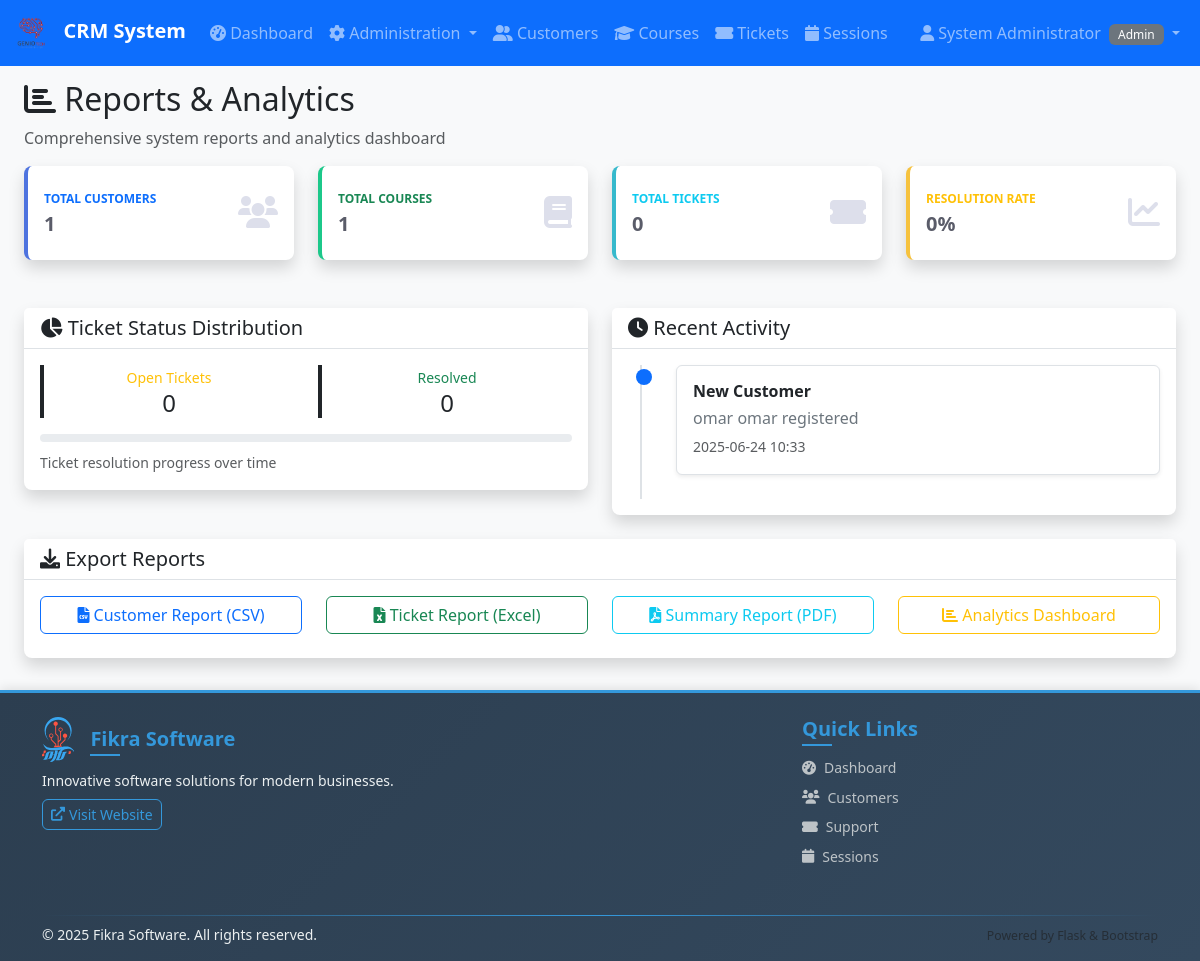
/admin/reports (signed in), run on an earlier commit of the app's database.
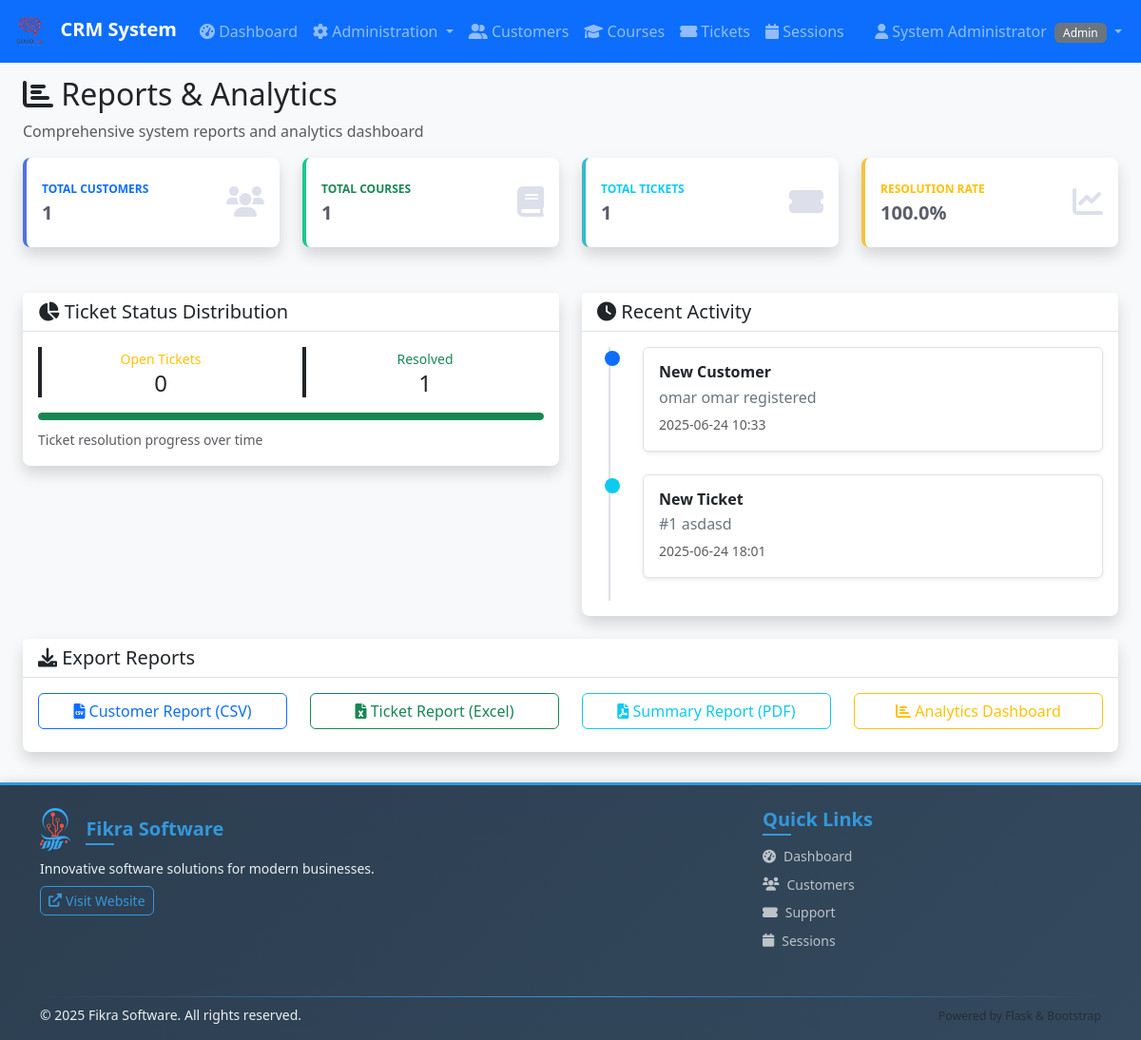
And on a later commit of the database.
### app.py (models this page shows)
class Customer(db.Model):
    id = db.Column(db.Integer, primary_key=True)
    first_name = db.Column(db.String(50), nullable=False)
    last_name = db.Column(db.String(50), nullable=False)
    email = db.Column(db.String(120), unique=True, nullable=False)
    phone = db.Column(db.String(20))
    status = db.Column(db.String(20), default='active')  # active, inactive, needs_follow_up, no_show
    assigned_instructor_id = db.Column(db.Integer, db.ForeignKey('user.id'))
    created_at = db.Column(db.DateTime, default=datetime.utcnow)
    initial_notes = db.Column(db.Text)
    assigned_instructor = db.relationship('User', backref='assigned_customers')

class Ticket(db.Model):
    id = db.Column(db.Integer, primary_key=True)
    title = db.Column(db.String(100), nullable=False)
    description = db.Column(db.Text, nullable=False)
    customer_id = db.Column(db.Integer, db.ForeignKey('customer.id'), nullable=False)
    assigned_to_id = db.Column(db.Integer, db.ForeignKey('user.id'))
    status = db.Column(db.String(20), default='open')  # open, in_progress, resolved, closed
    priority = db.Column(db.String(10), default='medium')  # low, medium, high, urgent
    created_at = db.Column(db.DateTime, default=datetime.utcnow)
    resolved_at = db.Column(db.DateTime)
    resolution_notes = db.Column(db.Text)
    customer = db.relationship('Customer', backref='tickets')
    assigned_to = db.relationship('User', backref='assigned_tickets')

### app.py (the view)
@app.route('/admin/reports')
@admin_required
def admin_reports():
    total_customers = Customer.query.count()
    total_courses = GeneralCourse.query.count()
    total_tickets = Ticket.query.count()
    open_tickets = Ticket.query.filter_by(status='open').count()
    resolved_tickets = Ticket.query.filter_by(status='resolved').count()
    recent_customers = Customer.query.order_by(Customer.created_at.desc()).limit(5).all()
    recent_tickets = Ticket.query.order_by(Ticket.created_at.desc()).limit(5).all()
    stats = {
        'total_customers': total_customers,
        'total_courses': total_courses,
        'total_tickets': total_tickets,
        'open_tickets': open_tickets,
        'resolved_tickets': resolved_tickets
    }
    return render_template('admin/reports.html', stats=stats,
                         recent_customers=recent_customers, recent_tickets=recent_tickets)

### app.py (called while the page is built)
@login_manager.user_loader
def load_user(user_id):
    return User.query.get(int(user_id))

def admin_required(f):
    @wraps(f)
    def decorated_function(*args, **kwargs):
        if not current_user.is_authenticated or current_user.role != 'admin':
            flash('Admin access required.', 'error')
            return redirect(url_for('dashboard'))
        return f(*args, **kwargs)
    return decorated_function

### templates/admin/reports.html (shortened to what the changed rows need)
{% extends "base.html" %}
{% block content %}
<div class="container-fluid">
    <div class="row">
        <div class="col-12">
            <h2><i class="fas fa-chart-bar"></i> Reports & Analytics</h2>
        </div>
    </div>
    <div class="row mb-4">
        <div class="col-xl-3 col-md-6 mb-4">
            <div class="card border-left-info shadow h-100 py-2">
                <div class="card-body">
                    <div class="row no-gutters align-items-center">
                        <div class="col mr-2">
                            <div class="text-xs font-weight-bold text-info text-uppercase mb-1">Total Tickets</div>
                            <div class="h5 mb-0 font-weight-bold text-gray-800">{{ stats.total_tickets }}</div>
                        </div>
                    </div>
                </div>
            </div>
        </div>
        <div class="col-xl-3 col-md-6 mb-4">
            <div class="card border-left-warning shadow h-100 py-2">
                <div class="card-body">
                    <div class="row no-gutters align-items-center">
                        <div class="col mr-2">
                            <div class="text-xs font-weight-bold text-warning text-uppercase mb-1">Resolution Rate</div>
                            <div class="h5 mb-0 font-weight-bold text-gray-800">
                                {% if stats.total_tickets > 0 %}
                                {{ "%.1f"|format((stats.resolved_tickets / stats.total_tickets) * 100) }}%
                                {% else %}
                                0%
                                {% endif %}
                            </div>
                        </div>
                    </div>
                </div>
            </div>
        </div>
    </div>
    <div class="row">
        <div class="col-md-6 mb-4">
            <div class="card shadow">
                <div class="card-body">
                    <div class="row text-center">
                        <div class="col-6 mb-3">
                            <div class="border-left border-success px-3">
                                <div class="text-success">
                                    <small>Resolved</small>
                                </div>
                                <div class="h4 mb-0">{{ stats.resolved_tickets }}</div>
                            </div>
                        </div>
                    </div>
                    <div class="progress mb-2">
                        {% set total = stats.open_tickets + stats.resolved_tickets %}
                        {% if total > 0 %}
                        <div class="progress-bar bg-success"
                            style="width: {{ (stats.resolved_tickets / total) * 100 }}%"></div>
                        {% endif %}
                    </div>
                </div>
            </div>
        </div>
        <div class="col-md-6 mb-4">
            <div class="card shadow">
                <div class="card-body">
                    <div class="timeline">
                        {% if recent_customers %}
                        {% for customer in recent_customers %}
                        <div class="timeline-item">
                            <div class="timeline-marker bg-primary"></div>
                            <div class="timeline-content">
                                <h6 class="timeline-title">New Customer</h6>
                                <p class="timeline-text">{{ customer.first_name }} {{ customer.last_name }} registered
                                </p>
                                <small class="text-muted">{{ customer.created_at.strftime('%Y-%m-%d %H:%M') }}</small>
                            </div>
                        </div>
                        {% endfor %}
                        {% endif %}
                        {% if recent_tickets %}
                        {% for ticket in recent_tickets %}
                        <div class="timeline-item">
                            <div class="timeline-marker bg-info"></div>
                            <div class="timeline-content">
                                <h6 class="timeline-title">New Ticket</h6>
                                <p class="timeline-text">#{{ ticket.id }} {{ ticket.title }}</p>
                                <small class="text-muted">{{ ticket.created_at.strftime('%Y-%m-%d %H:%M') }}</small>
                            </div>
                        </div>
                        {% endfor %}
                        {% endif %}
                    </div>
                </div>
            </div>
        </div>
    </div>
</div>
{% endblock %}

What changed in the data, as far as the page shows it:
added Ticket: id "1", title "asdasd", created_at "2025-06-24 18:01"
Also different on the page:
{{ stats.total_tickets }}: "0" → "1"
{{ "%.1f"|format((stats.resolved_tickets / stats.total_tickets) * 100) }}: (not shown) → "100.0"
{{ stats.resolved_tickets }}: "0" → "1"
text no longer shown: "0%"
